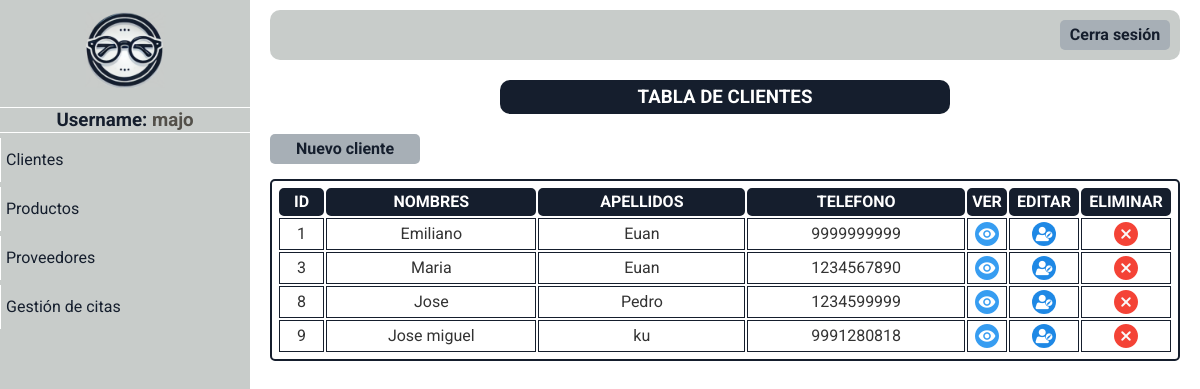
The page /paginas/mostrar_clientes.php (signed in) on the database its author committed.
### tables this page shows
CREATE TABLE `empleados` (
  `id_empleado` int(10) NOT NULL,
  `nombres` varchar(100) DEFAULT NULL,
  `apellidos` varchar(100) DEFAULT NULL,
  `correo` varchar(100) DEFAULT NULL,
  `telefono` varchar(15) DEFAULT NULL,
  `direccion` varchar(255) DEFAULT NULL,
  `rol` varchar(50) DEFAULT NULL,
  `fecha_contratacion` date DEFAULT NULL,
  `usuario` varchar(50) DEFAULT NULL,
  `contrasena` varchar(255) DEFAULT NULL,
  `libre` varchar(100) DEFAULT NULL
);

CREATE TABLE `clientes` (
  `id_cliente` int(5) NOT NULL,
  `nombres` varchar(100) DEFAULT NULL,
  `apellidos` varchar(100) DEFAULT NULL,
  `correo` varchar(100) DEFAULT NULL,
  `telefono` varchar(15) DEFAULT NULL,
  `direccion` varchar(255) DEFAULT NULL,
  `preescripcion` text DEFAULT NULL,
  `contrasena` varchar(255) DEFAULT NULL,
  `verificado` varchar(10) DEFAULT NULL,
  `rol` varchar(50) DEFAULT NULL,
  `libre` int(11) DEFAULT NULL,
  `libre2` int(11) DEFAULT NULL
);

### paginas/mostrar_clientes.php (the view, shortened to what this page needs)
<!DOCTYPE html>
<html lang="en">
<head>
</head>
<body>
    <?php include "menu_panel.php" ?>
    <div class="usuarios-content main-content">
        <div class="titulo">
            <h3>TABLA DE CLIENTES</h3>
        </div>
        <div class="opciones-btn">
            <div class="btn-nuevo-cliente btn">
                <a href="./registrar_cliente.php">Nuevo cliente</a>
            </div>
        </div>
        <table>
            <tr>
                <th>ID</th>
                <th>NOMBRES</th>
                <th>APELLIDOS</th>
                <th>TELEFONO</th>
                <th>VER</th>
                <th>EDITAR</th>
                <th>ELIMINAR</th>
            </tr>
            <?php
            require "../php/conexion.php";
            $datos_usuario = "SELECT * FROM clientes ORDER BY id_cliente ASC";
            $resultado = mysqli_query($conectar, $datos_usuario);
            while ($fila = mysqli_fetch_assoc($resultado)) { ?>
                <tr>
                    <td> <?php echo "$fila[id_cliente]" ?></td>
                    <td> <?php echo "$fila[nombres]" ?></td>
                    <td> <?php echo "$fila[apellidos]" ?></td>
                    <td> <?php echo "$fila[telefono]" ?></td>
                    <td class="btn-ver"> <a href="./ver_cliente.php?origen=clientes&id=<?php echo $fila['id_cliente']; ?>"><img src="../imagenes/ojo.png" alt=""></a></td>
                    <td class="btn-editar"> <a href="./editar_cliente.php?origen=clientes&id=<?php echo $fila['id_cliente']; ?>"><img src="../imagenes/edit.png" alt=""></a></td>
                    <td class="btn-eliminar"> <a href="#" onClick="validar('../php/delete_cliente.php?id=<?php echo $fila['id_cliente']; ?>','<?php echo  addslashes($fila['nombres'])." ".addslashes($fila['apellidos']); ?>');"><img src="../imagenes/borrar.png" alt=""></a></td>
                </tr>
            <?php
            }
            ?>
        </table>
    </div>
</body>
</html>

### paginas/menu_panel.php (shortened to what this page needs)
<?php
require '../php/conexion.php';
$query_empleado = "SELECT rol, usuario FROM empleados WHERE id_empleado = ? LIMIT 1";
$consulta_empleado = $conectar->prepare($query_empleado);
$consulta_empleado->bind_param("s", $_SESSION['id']);
$consulta_empleado->execute();
$resultado_empleado = $consulta_empleado->get_result();
$info_empleado = $resultado_empleado->fetch_assoc();
if ($resultado_empleado->num_rows > 0) {
    if ($_SESSION['rol'] == 'Administrador') {
        $options = '
        <a href="./mostrar_empleados.php">Empleados</a>
        <a href="./mostrar_clientes.php">Clientes</a>
        <a href="./mostrar_usuarios.php">Usuarios</a>
        <a href="./mostrar_productos.php">Productos</a>
        <a href="./mostrar_proveedores.php">Proveedores</a>
        <a href="./mostrar_citas.php">Gestion de citas</a>
    ';
    } else if ($_SESSION['rol'] == 'Empleado') {
        $options = '
        <a href="./mostrar_clientes.php">Clientes</a>
        <a href="./mostrar_productos.php">Productos</a>
        <a href="./mostrar_proveedores.php">Proveedores</a>
        <a href="#">Gestión de citas</a>
        ';
    }
} else {
    require "../php/salir.php";
}
?>
<!DOCTYPE html>
<html lang="en">
<head>
    <link rel="stylesheet" href="../css/normalize.css">
    <link rel="stylesheet" href="../css/style.css">
</head>
</head>
<body>
    <div class="container-menu-lateral">
        <div class="sidebar">
            <div class="sidebar-logo">
                <a href="./dashboard.php"><img src="../imagenes/logo.png" alt=""></a>
            </div>
            <hr>
            <h3>Username: <span><?php echo $info_empleado['usuario'] ?></span></h3>
            <hr>
            <div class="btn-sidebar">
                <?php echo $options ?>
            </div>
        </div>
    </div>
    <div class="main-content">
        <header class="header">
            <div class="btn-cerrar-sesion btn"><a href="../php/salir.php">Cerra sesión</a></div>
        </header>
    </div>
</body>
</html>

### css/style.css (style rules this page uses)
:root { --color0: #ffffff; --color1: #c8ccca; --color2: #151e2d; --color3: #a7afb6; --color4: #53504a; }
* { box-sizing: border-box; margin: 0; padding: 0; }
*, *::before, *::after { box-sizing: inherit; }
html { font-size: 62.5%; box-sizing: border-box; }
body { font-family: "Roboto"; font-size: 16px; line-height: 24px; color: #333; height: 100vh; }
.main-content { flex-grow: 1; padding: 10px 20px; margin-left: 250px; }
.btn { display: flex; cursor: pointer; width: 110px; height: 30px; background-color: var(--color3); justify-content: center; align-items: center; border-radius: 5px; font-weight: bold; }
.btn a { display: flex; color: var(--color2); text-decoration: none; height: 100%; width: 100%; justify-content: center; transition: 0.4s ease-out; align-items: center; }
.opciones-btn { display: flex; gap: 10px; margin-top: 20px; }
.container-menu-lateral { display: flex; height: 100%; position: fixed; }
.sidebar { text-align: center; width: 250px; background-color: var(--color1); color: var(--color0); }
.sidebar h3 { color: var(--color2); }
.sidebar hr { max-width: 250px; background-color: var(--color0); height: 1px; border: none; }
.btn-sidebar a { text-align: start; display: flex; align-items: center; color: var(--color2); text-decoration: none; padding: 10px 5px; margin: 5px 0; width: 100%; border-left: var(--color0) solid 0.5px; transition: font-size 0.2s ease-out; }
.sidebar-logo img { width: 100px; }
.header { display: flex; align-items: center; justify-content: end; background-color: var(--color1); height: 50px; border-radius: 10px; padding: 10px; }
.titulo { width: 450px; text-align: center; margin: auto; background-color: var(--color2); padding: 5px; color: var(--color0); border-radius: 10px; margin-bottom: 5px; }
table { border: var(--color2) solid 2px; margin: auto; margin-top: 15px; padding: 5px; width: 100%; border-radius: 5px; }
th { background-color: var(--color2); border: 2px var(--color2) solid; color: var(--color0); border-radius: 5px; }
td { text-align: center; border: var(--color2) solid 1px; }
td a { display: flex; justify-content: center; align-items: center; padding: 3px 0; }
.btn-editar img { border-radius: 100%; }
.btn-eliminar { width: 90px; transition: 0.3s ease-out; }
.btn-editar { width: 70px; transition: 0.3s ease-out; }
.btn-ver { width: 40px; transition: 0.3s ease-out; }
.btn-nuevo-cliente { width: 150px; }
span { color: var(--color4); }

### rows shown on the page
empleados: usuario "majo"
clientes: id_cliente "1", nombres "Emiliano", apellidos "Euan", telefono "9999999999"
clientes: id_cliente "3", nombres "Maria", apellidos "Euan", telefono "1234567890"
clientes: id_cliente "8", nombres "Jose", apellidos "Pedro", telefono "1234599999"
clientes: id_cliente "9", nombres "Jose miguel", apellidos "ku", telefono "9991280818"
